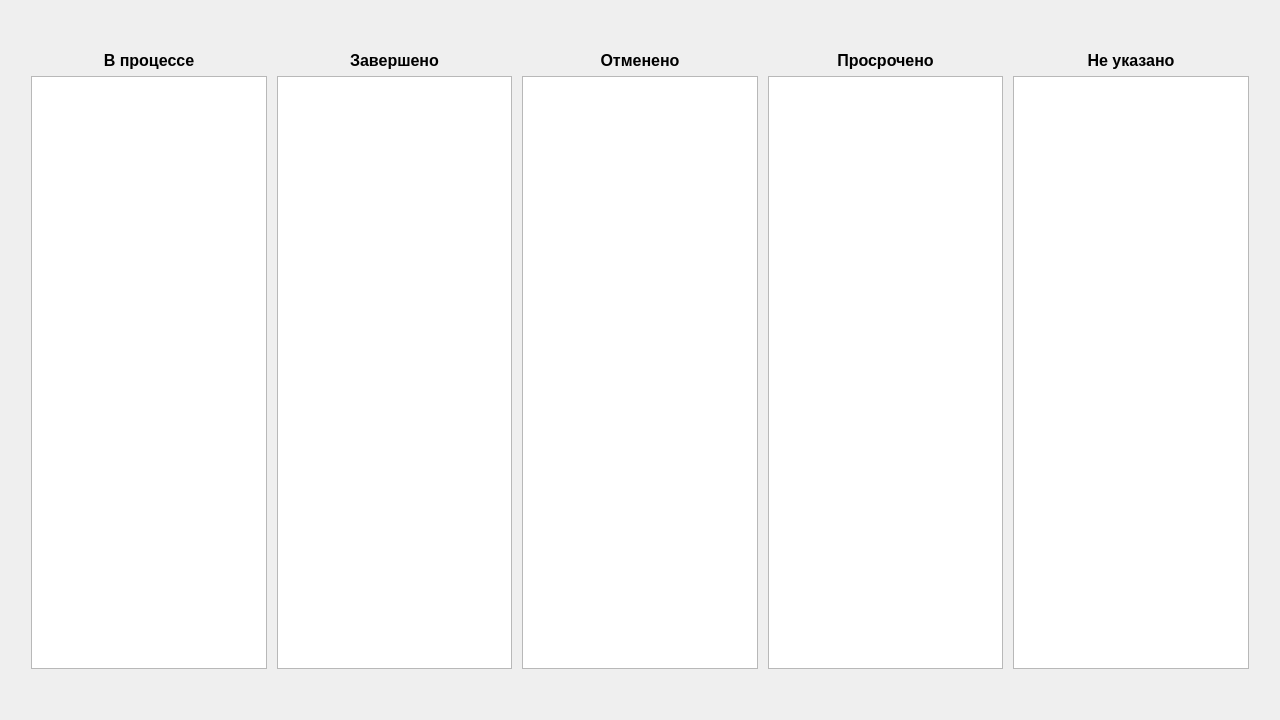
<?xml version="1.0" encoding="UTF-8"?>
<ui version="4.0">
 <class>Form</class>
 <widget class="QWidget" name="Form">
  <property name="geometry">
   <rect>
    <x>0</x>
    <y>0</y>
    <width>1280</width>
    <height>720</height>
   </rect>
  </property>
  <property name="windowTitle">
   <string>Кан-бан</string>
  </property>
  <layout class="QGridLayout" name="gridLayout_2">
   <item row="0" column="0">
    <layout class="QGridLayout" name="gridLayout">
     <property name="leftMargin">
      <number>20</number>
     </property>
     <property name="topMargin">
      <number>40</number>
     </property>
     <property name="rightMargin">
      <number>20</number>
     </property>
     <property name="bottomMargin">
      <number>40</number>
     </property>
     <property name="horizontalSpacing">
      <number>10</number>
     </property>
     <item row="1" column="0">
      <widget class="QListWidget" name="inProcessList"/>
     </item>
     <item row="1" column="3">
      <widget class="QListWidget" name="expiredList"/>
     </item>
     <item row="1" column="2">
      <widget class="QListWidget" name="cancelledList"/>
     </item>
     <item row="1" column="4">
      <widget class="QListWidget" name="nonStateList"/>
     </item>
     <item row="1" column="1">
      <widget class="QListWidget" name="completeList"/>
     </item>
     <item row="0" column="0">
      <widget class="QLabel" name="label">
       <property name="text">
        <string>&lt;html&gt;&lt;head/&gt;&lt;body&gt;&lt;p&gt;&lt;span style=&quot; font-size:12pt; font-weight:600;&quot;&gt;В процессе&lt;/span&gt;&lt;/p&gt;&lt;/body&gt;&lt;/html&gt;</string>
       </property>
       <property name="alignment">
        <set>Qt::AlignCenter</set>
       </property>
      </widget>
     </item>
     <item row="0" column="1">
      <widget class="QLabel" name="label_2">
       <property name="text">
        <string>&lt;html&gt;&lt;head/&gt;&lt;body&gt;&lt;p&gt;&lt;span style=&quot; font-size:12pt; font-weight:600;&quot;&gt;Завершено&lt;/span&gt;&lt;/p&gt;&lt;/body&gt;&lt;/html&gt;</string>
       </property>
       <property name="alignment">
        <set>Qt::AlignCenter</set>
       </property>
      </widget>
     </item>
     <item row="0" column="2">
      <widget class="QLabel" name="label_3">
       <property name="text">
        <string>&lt;html&gt;&lt;head/&gt;&lt;body&gt;&lt;p&gt;&lt;span style=&quot; font-size:12pt; font-weight:600;&quot;&gt;Отменено&lt;/span&gt;&lt;/p&gt;&lt;/body&gt;&lt;/html&gt;</string>
       </property>
       <property name="alignment">
        <set>Qt::AlignCenter</set>
       </property>
      </widget>
     </item>
     <item row="0" column="3">
      <widget class="QLabel" name="label_4">
       <property name="text">
        <string>&lt;html&gt;&lt;head/&gt;&lt;body&gt;&lt;p&gt;&lt;span style=&quot; font-size:12pt; font-weight:600;&quot;&gt;Просрочено&lt;/span&gt;&lt;/p&gt;&lt;/body&gt;&lt;/html&gt;</string>
       </property>
       <property name="alignment">
        <set>Qt::AlignCenter</set>
       </property>
      </widget>
     </item>
     <item row="0" column="4">
      <widget class="QLabel" name="label_5">
       <property name="text">
        <string>&lt;html&gt;&lt;head/&gt;&lt;body&gt;&lt;p&gt;&lt;span style=&quot; font-size:12pt; font-weight:600;&quot;&gt;Не указано&lt;/span&gt;&lt;/p&gt;&lt;/body&gt;&lt;/html&gt;</string>
       </property>
       <property name="alignment">
        <set>Qt::AlignCenter</set>
       </property>
      </widget>
     </item>
    </layout>
   </item>
  </layout>
 </widget>
 <resources/>
 <connections/>
</ui>
